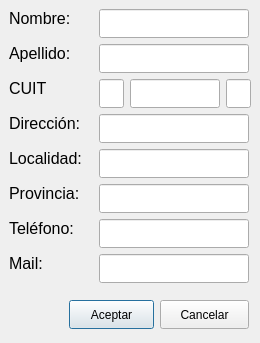
<?xml version="1.0" encoding="UTF-8"?>
<ui version="4.0">
 <class>NuevoComprador</class>
 <widget class="QDialog" name="NuevoComprador">
  <property name="geometry">
   <rect>
    <x>0</x>
    <y>0</y>
    <width>260</width>
    <height>343</height>
   </rect>
  </property>
  <property name="windowTitle">
   <string>Dialog</string>
  </property>
  <widget class="QLabel" name="label_2">
   <property name="geometry">
    <rect>
     <x>9</x>
     <y>44</y>
     <width>69</width>
     <height>19</height>
    </rect>
   </property>
   <property name="font">
    <font>
     <pointsize>12</pointsize>
    </font>
   </property>
   <property name="text">
    <string>Apellido: </string>
   </property>
   <property name="buddy">
    <cstring>apellido</cstring>
   </property>
  </widget>
  <widget class="QLabel" name="label_6">
   <property name="geometry">
    <rect>
     <x>9</x>
     <y>184</y>
     <width>71</width>
     <height>19</height>
    </rect>
   </property>
   <property name="font">
    <font>
     <pointsize>12</pointsize>
    </font>
   </property>
   <property name="text">
    <string>Provincia:</string>
   </property>
   <property name="buddy">
    <cstring>provincia</cstring>
   </property>
  </widget>
  <widget class="QLineEdit" name="nombre">
   <property name="geometry">
    <rect>
     <x>99</x>
     <y>9</y>
     <width>150</width>
     <height>29</height>
    </rect>
   </property>
   <property name="maximumSize">
    <size>
     <width>150</width>
     <height>16777215</height>
    </size>
   </property>
   <property name="styleSheet">
    <string notr="true">font: 12pt &quot;MS Shell Dlg 2&quot;;</string>
   </property>
   <property name="text">
    <string/>
   </property>
  </widget>
  <widget class="QLabel" name="label_3">
   <property name="geometry">
    <rect>
     <x>9</x>
     <y>79</y>
     <width>37</width>
     <height>19</height>
    </rect>
   </property>
   <property name="font">
    <font>
     <pointsize>12</pointsize>
    </font>
   </property>
   <property name="text">
    <string>CUIT:</string>
   </property>
   <property name="buddy">
    <cstring>cuit0</cstring>
   </property>
  </widget>
  <widget class="QLineEdit" name="apellido">
   <property name="geometry">
    <rect>
     <x>99</x>
     <y>44</y>
     <width>150</width>
     <height>29</height>
    </rect>
   </property>
   <property name="maximumSize">
    <size>
     <width>150</width>
     <height>16777215</height>
    </size>
   </property>
   <property name="styleSheet">
    <string notr="true">font: 12pt &quot;MS Shell Dlg 2&quot;;</string>
   </property>
  </widget>
  <widget class="QLineEdit" name="provincia">
   <property name="geometry">
    <rect>
     <x>99</x>
     <y>184</y>
     <width>150</width>
     <height>29</height>
    </rect>
   </property>
   <property name="maximumSize">
    <size>
     <width>150</width>
     <height>16777215</height>
    </size>
   </property>
   <property name="styleSheet">
    <string notr="true">font: 12pt &quot;MS Shell Dlg 2&quot;;</string>
   </property>
   <property name="text">
    <string/>
   </property>
  </widget>
  <widget class="QLineEdit" name="telefono">
   <property name="geometry">
    <rect>
     <x>99</x>
     <y>219</y>
     <width>150</width>
     <height>29</height>
    </rect>
   </property>
   <property name="maximumSize">
    <size>
     <width>150</width>
     <height>16777215</height>
    </size>
   </property>
   <property name="styleSheet">
    <string notr="true">font: 12pt &quot;MS Shell Dlg 2&quot;;</string>
   </property>
  </widget>
  <widget class="QLabel" name="label">
   <property name="geometry">
    <rect>
     <x>9</x>
     <y>9</y>
     <width>67</width>
     <height>19</height>
    </rect>
   </property>
   <property name="font">
    <font>
     <pointsize>12</pointsize>
    </font>
   </property>
   <property name="text">
    <string>Nombre: </string>
   </property>
   <property name="buddy">
    <cstring>nombre</cstring>
   </property>
  </widget>
  <widget class="QLabel" name="label_5">
   <property name="geometry">
    <rect>
     <x>9</x>
     <y>149</y>
     <width>73</width>
     <height>19</height>
    </rect>
   </property>
   <property name="font">
    <font>
     <pointsize>12</pointsize>
    </font>
   </property>
   <property name="text">
    <string>Localidad:</string>
   </property>
   <property name="buddy">
    <cstring>localidad</cstring>
   </property>
  </widget>
  <widget class="QLabel" name="label_7">
   <property name="geometry">
    <rect>
     <x>9</x>
     <y>219</y>
     <width>69</width>
     <height>19</height>
    </rect>
   </property>
   <property name="font">
    <font>
     <pointsize>12</pointsize>
    </font>
   </property>
   <property name="text">
    <string>Teléfono:</string>
   </property>
   <property name="buddy">
    <cstring>telefono</cstring>
   </property>
  </widget>
  <widget class="QLineEdit" name="cuit0">
   <property name="geometry">
    <rect>
     <x>99</x>
     <y>79</y>
     <width>25</width>
     <height>29</height>
    </rect>
   </property>
   <property name="maximumSize">
    <size>
     <width>25</width>
     <height>16777215</height>
    </size>
   </property>
   <property name="styleSheet">
    <string notr="true">font: 12pt &quot;MS Shell Dlg 2&quot;;</string>
   </property>
   <property name="text">
    <string/>
   </property>
  </widget>
  <widget class="QLineEdit" name="localidad">
   <property name="geometry">
    <rect>
     <x>99</x>
     <y>149</y>
     <width>150</width>
     <height>29</height>
    </rect>
   </property>
   <property name="maximumSize">
    <size>
     <width>150</width>
     <height>16777215</height>
    </size>
   </property>
   <property name="styleSheet">
    <string notr="true">font: 12pt &quot;MS Shell Dlg 2&quot;;</string>
   </property>
  </widget>
  <widget class="QLineEdit" name="direccion">
   <property name="geometry">
    <rect>
     <x>99</x>
     <y>114</y>
     <width>150</width>
     <height>29</height>
    </rect>
   </property>
   <property name="maximumSize">
    <size>
     <width>150</width>
     <height>16777215</height>
    </size>
   </property>
   <property name="styleSheet">
    <string notr="true">font: 12pt &quot;MS Shell Dlg 2&quot;;</string>
   </property>
  </widget>
  <widget class="QLineEdit" name="mail">
   <property name="geometry">
    <rect>
     <x>99</x>
     <y>254</y>
     <width>150</width>
     <height>29</height>
    </rect>
   </property>
   <property name="maximumSize">
    <size>
     <width>150</width>
     <height>16777215</height>
    </size>
   </property>
   <property name="styleSheet">
    <string notr="true">font: 12pt &quot;MS Shell Dlg 2&quot;;</string>
   </property>
  </widget>
  <widget class="QLineEdit" name="cuit1">
   <property name="geometry">
    <rect>
     <x>226</x>
     <y>79</y>
     <width>25</width>
     <height>29</height>
    </rect>
   </property>
   <property name="maximumSize">
    <size>
     <width>25</width>
     <height>16777215</height>
    </size>
   </property>
   <property name="styleSheet">
    <string notr="true">font: 12pt &quot;MS Shell Dlg 2&quot;;</string>
   </property>
   <property name="text">
    <string/>
   </property>
  </widget>
  <widget class="QLabel" name="label_4">
   <property name="geometry">
    <rect>
     <x>9</x>
     <y>114</y>
     <width>73</width>
     <height>19</height>
    </rect>
   </property>
   <property name="font">
    <font>
     <pointsize>12</pointsize>
    </font>
   </property>
   <property name="text">
    <string>Dirección:</string>
   </property>
   <property name="buddy">
    <cstring>direccion</cstring>
   </property>
  </widget>
  <widget class="QLabel" name="label_8">
   <property name="geometry">
    <rect>
     <x>9</x>
     <y>254</y>
     <width>35</width>
     <height>19</height>
    </rect>
   </property>
   <property name="font">
    <font>
     <pointsize>12</pointsize>
    </font>
   </property>
   <property name="text">
    <string>Mail:</string>
   </property>
   <property name="buddy">
    <cstring>mail</cstring>
   </property>
  </widget>
  <widget class="QLineEdit" name="cuit">
   <property name="geometry">
    <rect>
     <x>130</x>
     <y>79</y>
     <width>90</width>
     <height>29</height>
    </rect>
   </property>
   <property name="maximumSize">
    <size>
     <width>90</width>
     <height>16777215</height>
    </size>
   </property>
   <property name="styleSheet">
    <string notr="true">font: 12pt &quot;MS Shell Dlg 2&quot;;</string>
   </property>
   <property name="text">
    <string/>
   </property>
  </widget>
  <widget class="QPushButton" name="aceptar">
   <property name="geometry">
    <rect>
     <x>69</x>
     <y>300</y>
     <width>85</width>
     <height>29</height>
    </rect>
   </property>
   <property name="styleSheet">
    <string notr="true">font: 12pt &quot;MS Shell Dlg 2&quot;;</string>
   </property>
   <property name="text">
    <string>Aceptar</string>
   </property>
  </widget>
  <widget class="QPushButton" name="cancelar">
   <property name="geometry">
    <rect>
     <x>160</x>
     <y>300</y>
     <width>89</width>
     <height>29</height>
    </rect>
   </property>
   <property name="styleSheet">
    <string notr="true">font: 12pt &quot;MS Shell Dlg 2&quot;;</string>
   </property>
   <property name="text">
    <string>Cancelar</string>
   </property>
  </widget>
 </widget>
 <tabstops>
  <tabstop>nombre</tabstop>
  <tabstop>apellido</tabstop>
  <tabstop>cuit0</tabstop>
  <tabstop>cuit</tabstop>
  <tabstop>cuit1</tabstop>
  <tabstop>direccion</tabstop>
  <tabstop>localidad</tabstop>
  <tabstop>provincia</tabstop>
  <tabstop>telefono</tabstop>
  <tabstop>mail</tabstop>
  <tabstop>aceptar</tabstop>
  <tabstop>cancelar</tabstop>
 </tabstops>
 <resources/>
 <connections/>
</ui>
